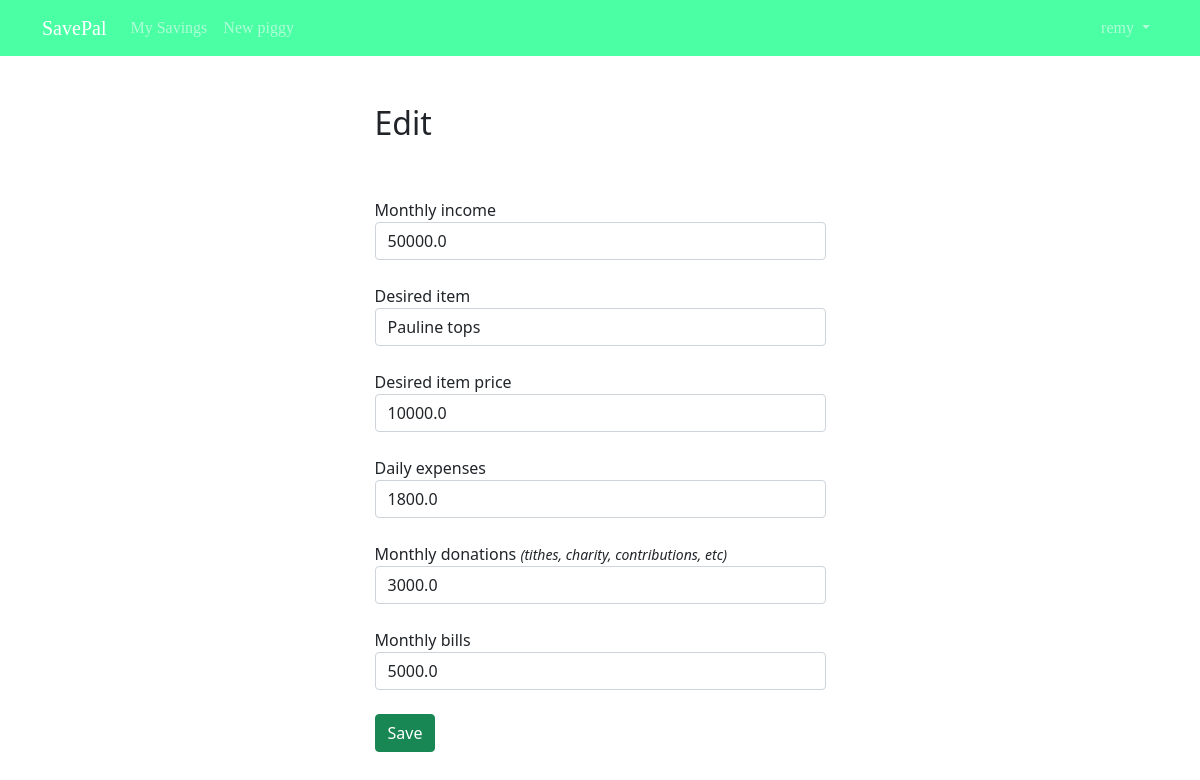
Screenshot of /piggy/2/edit/ (signed in) with the database file from the repository.
### users/models.py (models this page shows)
class CustomUser(AbstractUser):
    email = models.EmailField(unique=True)

### savings/models.py (models this page shows, shortened)
class Piggy(models.Model):
    saver = models.ForeignKey(
        get_user_model(),
        on_delete=models.CASCADE)
    monthly_income = models.FloatField(null=True, blank=True)
    desired_item = models.CharField(max_length=200, blank=True)
    desired_item_cost = models.FloatField(null=True, blank=True)
    daily_expenses = models.FloatField(null=True, blank=True)
    monthly_donations = models.FloatField(null=True, blank=True)
    monthly_bills = models.FloatField(null=True, blank=True)
    created = models.DateTimeField(auto_now_add=True)

### savings/views.py (the view)
# urls.py: path('piggy/<int:pk>/edit/', SavingsUpdateView.as_view(), name='savings_edit'),
class SavingsUpdateView(UpdateView):
    model = Piggy
    template_name = "savings_edit.html"
    fields = ['monthly_income', 'desired_item', 'desired_item_cost', 'daily_expenses', 'monthly_donations', 'monthly_bills']
    def dispatch(self, request, *args, **kwargs):
        obj = self.get_object()
        if obj.saver != self.request.user:
            raise PermissionDenied
        return super().dispatch(request, *args, **kwargs)

### templates/savings_edit.html (shortened to what this page needs)
{% extends 'base.html' %}
{% block content %}
    <div class="row justify-content-center mt-5">
        <div class="col-md-5">
            <h2>Edit</h2>
        </div>
    </div>
    <div class="row justify-content-center mt-5">
        <div class="col-md-5">
            <form action="" method="post">
                <div class="form-group">
                    <label for="monthly_income">Monthly income</label>
                    <input type="number" step="any" name="monthly_income" id="monthly_income" class="form-control" value="{{ object.monthly_income }}">
                </div>
                <br>
                <div class="form-group">
                    <label for="desired_item">Desired item</label>
                    <input type="text" name="desired_item" id="desired_item" class="form-control" value="{{ object.desired_item }}">
                </div>
                <br>
                <div class="form-group">
                    <label for="desired_item_cost">Desired item price</label>
                    <input type="number" step="any" name="desired_item_cost" id="desired_item_cost" class="form-control" value="{{ object.desired_item_cost }}">
                </div>
                <br>
                <div class="form-group">
                    <label for="daily_expenses">Daily expenses</label>
                    <input type="number" step="any" name="daily_expenses" id="daily_expenses" class="form-control" value="{{ object.daily_expenses }}">
                </div>
                <br>
                <div class="form-group">
                    <label for="monthly_donations">Monthly donations <small><i>(tithes, charity, contributions, etc)</i></small></label>
                    <input type="number" step="any" name="monthly_donations" id="monthly_donations" class="form-control" value="{{ object.monthly_donations }}">
                </div>
                <br>
                <div class="form-group">
                    <label for="monthly_bills">Monthly bills</label>
                    <input type="number" step="any" name="monthly_bills" id="monthly_bills" class="form-control" value="{{ object.monthly_bills }}">
                </div>
                <br>
                <button class="btn btn-success" type="submit">Save</button>
            </form>
        </div>
    </div>
{% endblock content %}

### templates/base.html (shortened to what this page needs)
<!DOCTYPE html>
<html lang="en">
<head>
    <link href="https://cdn.jsdelivr.net/npm/bootstrap@5.1.3/dist/css/bootstrap.min.css" rel="stylesheet">
</head>
<body>
    <nav class="navbar navbar-expand-md navbar-dark" style="background-color:#00ff80b4;">
        <div class="container">
          <a class="navbar-brand" href="{% url 'home' %}">
            SavePal
          </a>
          <div class="collapse navbar-collapse" id="navbarSupportedContent">
            {% if user.is_authenticated %}
            <ul class="navbar-nav mr-auto">
              <li class="nav-item">
                <a class="nav-link" aria-current="page" href="{% url 'savings_list' %}">My Savings</a>
              </li>
              <li class="nav-item">
                <a class="nav-link" href="{% url 'savings_new' %}">New piggy</a>
              </li>
            </ul>
            {% endif %}
            <ul class="navbar-nav ms-auto">
              {% if user.is_authenticated %}
              <li class="nav-item dropdown">
                <a class="nav-link dropdown-toggle" href="#" role="button" id="userMenu"
                data-bs-toggle="dropdown" aria-haspopup="true" aria-expanded="false">
                {{ user.username }}
                </a>
                {% endif %}
            </li>
            </ul>
          </div>
        </div>
      </nav>
    <div class="container">
        {% block content %}
        {% endblock content %}
    </div>
</body>
</html>

### templates/base.html (style rules this page uses)
.navbar a { font-family: 'Dangrek', cursive; }

### rows the page displays
CustomUser: username "remy"
Piggy: monthly_income "50000.0", desired_item "Pauline tops", desired_item_cost "10000.0", daily_expenses "1800.0", monthly_donations "3000.0", monthly_bills "5000.0"
